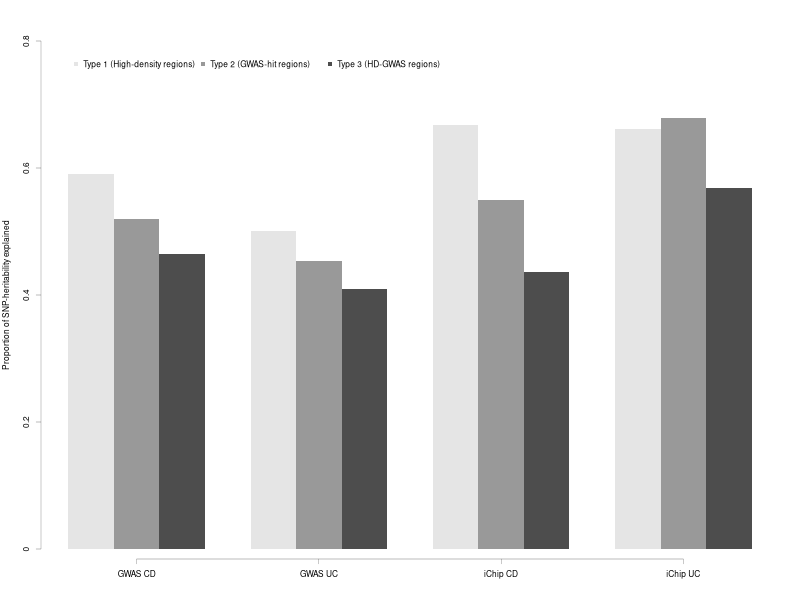

Generate this figure with R:
setwd("~/QBI/IBD_iChip/doc/ms/HMG/Revision/Fig4")
dat=read.table("plot.txt", header=T, as.is=T)
idx=which(dat$Component==1)
dat=dat[idx,]
dat$DATA=paste0(dat$Chip, dat$Disease)

mat=matrix(dat$Va, 3, 4)

postscript("Fig4.eps", width=6.3, height=4, horizontal=F, paper="a4")

par(cex=0.5)
COL=c("grey90", "grey60", "grey30")
barplot(mat, beside=T, col=COL, border=NA, ylim=c(0, 0.8), axes=F, ylab="Proportion of SNP-heritability explained")
axis(side=2, at=c(0, 0.2, 0.4, 0.6, 0.8), labels=c("0", "0.2", "0.4", "0.6", "0.8"), lwd=0.2)

axis(side=1, at=c(2.5, 6.5, 10.5, 14.5), labels=c("GWAS CD", "GWAS UC", "iChip CD", "iChip UC"), line=1, lwd=0.2)

legend(x=1, y=0.78, bty="n", pch=15, legend=c("Type 1 (High-density regions)", "Type 2 (GWAS-hit regions)", "Type 3 (HD-GWAS regions)"), col=COL, horiz=T)

dev.off()
